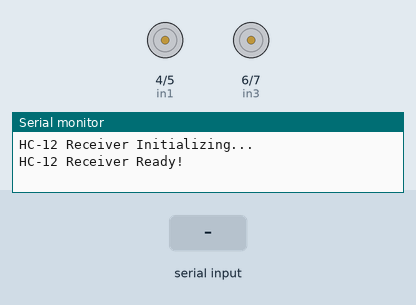
A sketch run on a simulated Arduino Uno, built with avr-gcc and run on an emulated ATmega328P. On the bench: motor-driver pin pairs drawn as motors (green arrow = first pin HIGH = forward, orange = second pin HIGH = backward, longer = more drive, scaled by the enable pin), the last lines printed to the serial monitor. The test bench sets the inputs (shaded band).

Above: at 1.2 s.
1.3 s: "f\n" received over Serial
At 2.1 s:
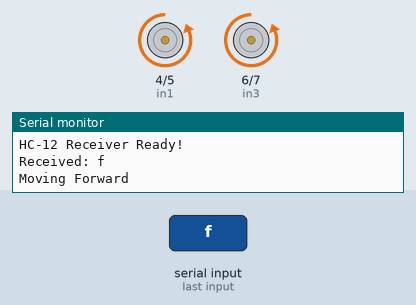
2.8 s: "b\n" received over Serial
At 3.2 s:
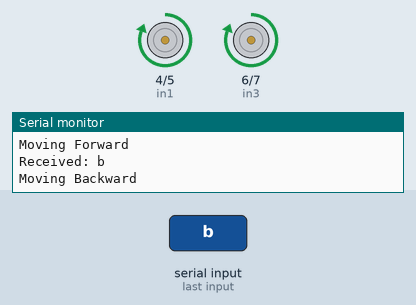
4.3 s: "r\n" received over Serial
At 5.5 s:
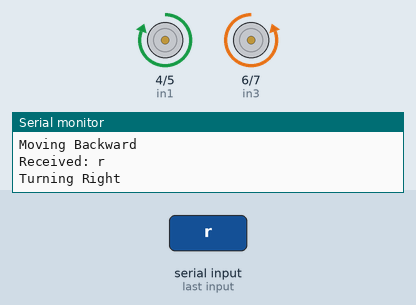
5.8 s: "l\n" received over Serial
At 6.7 s:
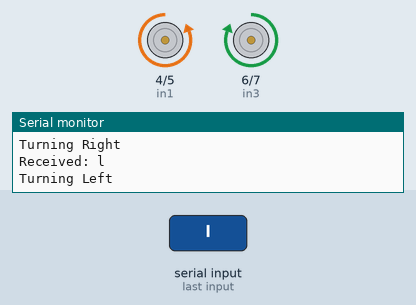
Timing chart, 0 to 8.3 s (numbered marks = the images above; inputs shaded):
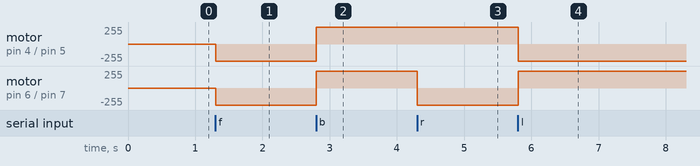

Measured:
- after the input at 1.3 s, motor on pin 4 (in1) / pin 5 (in2), motor on pin 6 (in3) / pin 7 (in4): stopped → backward 255/255 at once
- after the input at 2.8 s, motor on pin 4 (in1) / pin 5 (in2), motor on pin 6 (in3) / pin 7 (in4): backward 255/255 → forward 255/255 at once
- after the input at 4.3 s, motor on pin 6 (in3) / pin 7 (in4): forward 255/255 → backward 255/255 at once
- after the input at 5.8 s, motor on pin 4 (in1) / pin 5 (in2): forward 255/255 → backward 255/255 at once; motor on pin 6 (in3) / pin 7 (in4): backward 255/255 → forward 255/255 at once

The sketch:

rx_robot.ino
```cpp
#include <SoftwareSerial.h>
#define SPEED1 8
#define SPEED2 9
// Motor control pins for L293D
const int in1 = 4;
const int in2 = 5;
const int in3 = 6;
const int in4 = 7;

#define HC12_RX_PIN 2  // Connect to HC-12 TXD
#define HC12_TX_PIN 3  // Connect to HC-12 RXD

SoftwareSerial HC12(HC12_TX_PIN, HC12_RX_PIN);

void setup() {
  // Initialize Serial Monitor
  Serial.begin(9600);
  Serial.println("HC-12 Receiver Initializing...");

  // Initialize HC-12 communication
  HC12.begin(9600);

  // Set motor control pins as outputs
  pinMode(in1, OUTPUT);
  pinMode(in2, OUTPUT);
  pinMode(in3, OUTPUT);
  pinMode(in4, OUTPUT);
  pinMode(SPEED1, OUTPUT);
  pinMode(SPEED2, OUTPUT);

  Serial.println("HC-12 Receiver Ready!");

  analogWrite(SPEED1, 255);
  analogWrite(SPEED2, 255);
}

// Function to stop all motors
void stopMotors() {
  digitalWrite(in1, LOW);
  digitalWrite(in2, LOW);
  digitalWrite(in3, LOW);
  digitalWrite(in4, LOW);
}

// Function to move forward
void moveForward() {

  digitalWrite(in1, LOW);
  digitalWrite(in2, HIGH);
  digitalWrite(in3, LOW);
  digitalWrite(in4, HIGH);
}

// Function to move backward
void moveBackward() {
  digitalWrite(in1, HIGH);
  digitalWrite(in2, LOW);
  digitalWrite(in3, HIGH);
  digitalWrite(in4, LOW);

}

// Function to turn right
void turnRight() {
  digitalWrite(in1, HIGH);
  digitalWrite(in2, LOW);
  digitalWrite(in3, LOW);
  digitalWrite(in4, HIGH);
}

// Function to turn left
void turnLeft() {
  digitalWrite(in1, LOW);
  digitalWrite(in2, HIGH);
  digitalWrite(in3, HIGH);
  digitalWrite(in4, LOW);
}

void loop() {
  // Receive data from HC-12
  if (Serial.available()) {
    String receivedData = Serial.readStringUntil('\n');  // Read until newline
    receivedData.trim();                                 // Remove leading/trailing whitespace

    if (receivedData.length() > 0) {
      Serial.println("Received: " + receivedData);

      // Execute motor control based on received command
      if (receivedData == "f") {
        moveForward();
        Serial.println("Moving Forward");
      } else if (receivedData == "b") {
        moveBackward();
        Serial.println("Moving Backward");
      } else if (receivedData == "r") {
        turnRight();
        Serial.println("Turning Right");
      } else if (receivedData == "l") {
        turnLeft();
        Serial.println("Turning Left");
      } else if (receivedData == "s") {
        stopMotors();
        Serial.println("Stopping");
      }
    }
  }
}
```
